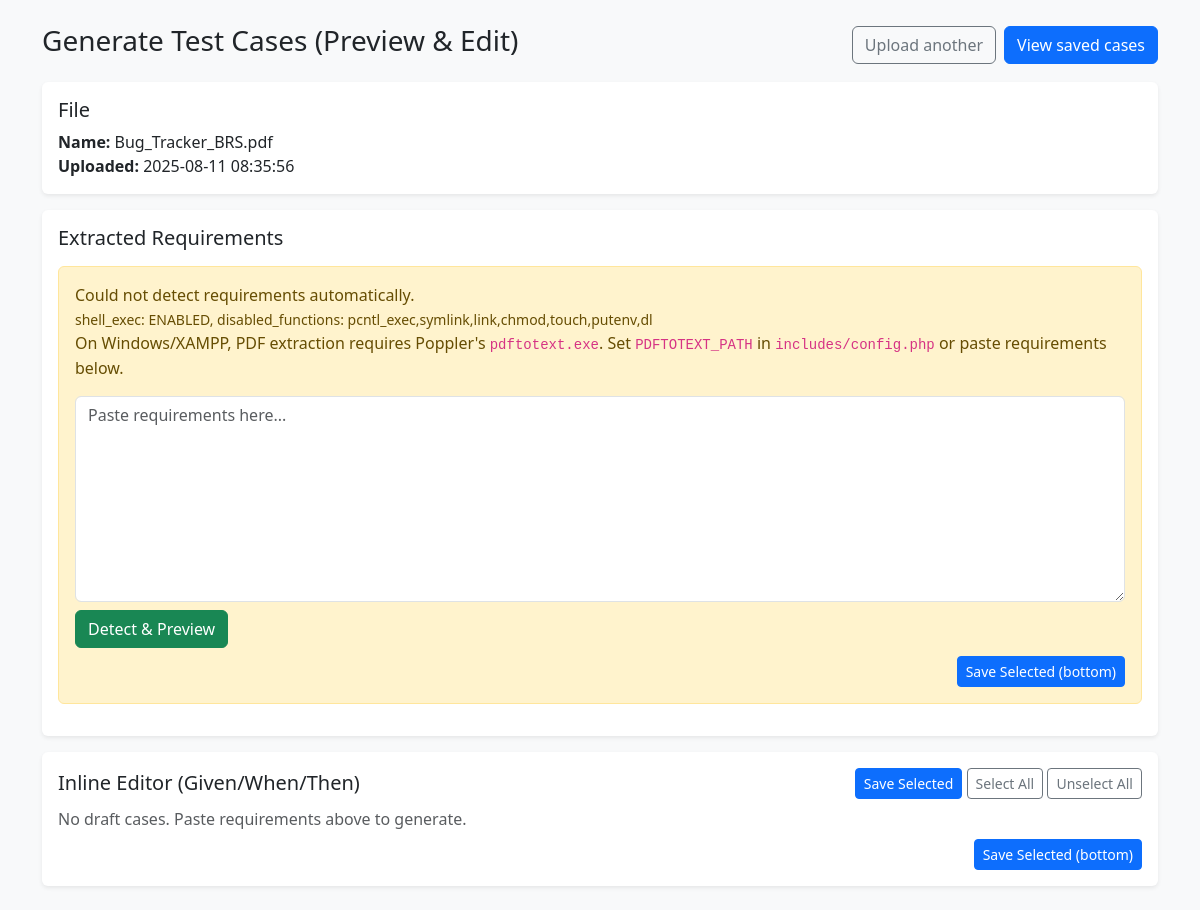
Screenshot of /modules/brs/generate_cases.php?brs_id=2 (signed in) with the database file from the repository.
### tables this page shows
CREATE TABLE `brs_files` (
  `id` int(11) NOT NULL,
  `uploaded_by` int(11) NOT NULL,
  `original_name` varchar(255) NOT NULL,
  `file_path` varchar(255) NOT NULL,
  `created_at` timestamp NOT NULL DEFAULT current_timestamp()
);

### modules/brs/generate_cases.php (the view, shortened to what this page needs)
<?php
require_once '../../includes/config.php';
$conn->query("CREATE TABLE IF NOT EXISTS brs_files (
    id INT AUTO_INCREMENT PRIMARY KEY,
    uploaded_by INT NOT NULL,
    original_name VARCHAR(255) NOT NULL,
    file_path VARCHAR(255) NOT NULL,
    created_at TIMESTAMP DEFAULT CURRENT_TIMESTAMP
)");
$conn->query("CREATE TABLE IF NOT EXISTS brs_test_cases (
    id INT AUTO_INCREMENT PRIMARY KEY,
    brs_id INT NOT NULL,
    requirement_id VARCHAR(64) NULL,
    title VARCHAR(255) NOT NULL,
    steps TEXT NULL,
    expected TEXT NULL,
    priority VARCHAR(20) DEFAULT 'Medium',
    created_at TIMESTAMP DEFAULT CURRENT_TIMESTAMP
)");
$brs_id = isset($_GET['brs_id']) ? (int)$_GET['brs_id'] : 0;
$file = null;
if ($s = $conn->prepare("SELECT id, original_name, file_path, created_at FROM brs_files WHERE id = ?")) {
    $s->bind_param("i", $brs_id);
    $s->execute();
    $file = $s->get_result()->fetch_assoc();
}
$text = '';
$requirements = [];
if ($_SERVER['REQUEST_METHOD'] === 'POST' && isset($_POST['manual_text'])) {
    $text = trim($_POST['manual_text']);
    $requirements = $text ? detect_requirements_from_text($text) : [];
} else {
    $requirements = $text ? detect_requirements_from_text($text) : [];
}
$draft_cases = [];
?>
<!DOCTYPE html>
<html>
<head>
  <link href="https://cdn.jsdelivr.net/npm/bootstrap@5.3.2/dist/css/bootstrap.min.css" rel="stylesheet">
</head>
<body class="bg-light">
<div class="container py-4">
  <div class="d-flex justify-content-between align-items-center mb-3">
    <h3>Generate Test Cases (Preview & Edit)</h3>
    <div class="d-flex gap-2">
        <a class="btn btn-outline-secondary" href="upload_brs.php">Upload another</a>
        <a class="btn btn-primary" href="view_cases.php?brs_id=<?= (int)$brs_id ?>">View saved cases</a>
    </div>
  </div>
  <div class="card border-0 shadow-sm mb-3">
    <div class="card-body">
      <h5 class="mb-2">File</h5>
      <div><strong>Name:</strong> <?= htmlspecialchars($file['original_name']) ?></div>
      <div><strong>Uploaded:</strong> <?= $file['created_at'] ?></div>
    </div>
  </div>
  <div class="card border-0 shadow-sm mb-3">
    <div class="card-body">
      <h5 class="mb-3">Extracted Requirements</h5>
      <?php if (empty($requirements)): ?>
        <div class="alert alert-warning">
            Could not detect requirements automatically.<br>
            <small>shell_exec: <?php echo function_exists('shell_exec') ? 'ENABLED' : 'DISABLED'; ?>, disabled_functions: <?php echo htmlspecialchars(ini_get('disable_functions') ?: '(none)'); ?></small><br>
            On Windows/XAMPP, PDF extraction requires Poppler's <code>pdftotext.exe</code>. Set <code>PDFTOTEXT_PATH</code> in <code>includes/config.php</code> or paste requirements below.
            <div class="mt-3">
                <form method="POST">
                    <textarea name="manual_text" class="form-control" rows="8" placeholder="Paste requirements here..."></textarea>
                    <button class="btn btn-success mt-2" type="submit">Detect & Preview</button>
                  <div class="mt-2 d-flex justify-content-end">
            <button type="submit" class="btn btn-primary btn-sm">Save Selected (bottom)</button>
          </div>
      </form>
            </div>
        </div>
      <?php endif; ?>
    </div>
  </div>
  <div class="card border-0 shadow-sm">
    <div class="card-body">
      <div class="d-flex justify-content-between align-items-center mb-2">
        <h5 class="mb-0">Inline Editor (Given/When/Then)</h5>
        <div>
            <button form="saveForm" type="submit" class="btn btn-primary btn-sm">Save Selected</button>
            <button type="button" class="btn btn-outline-secondary btn-sm" onclick="toggleAll(true)">Select All</button>
            <button type="button" class="btn btn-outline-secondary btn-sm" onclick="toggleAll(false)">Unselect All</button>
        </div>
      </div>
      <form method="POST" id="saveForm">
        <?php if (empty($draft_cases)): ?>
            <div class="text-muted">No draft cases. Paste requirements above to generate.</div>
        <?php endif; ?>
        <div class="mt-2 d-flex justify-content-end">
            <button type="submit" class="btn btn-primary btn-sm">Save Selected (bottom)</button>
          </div>
      </form>
    </div>
  </div>
</div>
</body>
</html>

### rows the page displays
brs_files: original_name "Bug_Tracker_BRS.pdf", created_at "2025-08-11 08:35:56"

### other values shown
ini_get('disable_functions') ?: '(none)' "pcntl_exec,symlink,link,chmod,touch,putenv,dl"
